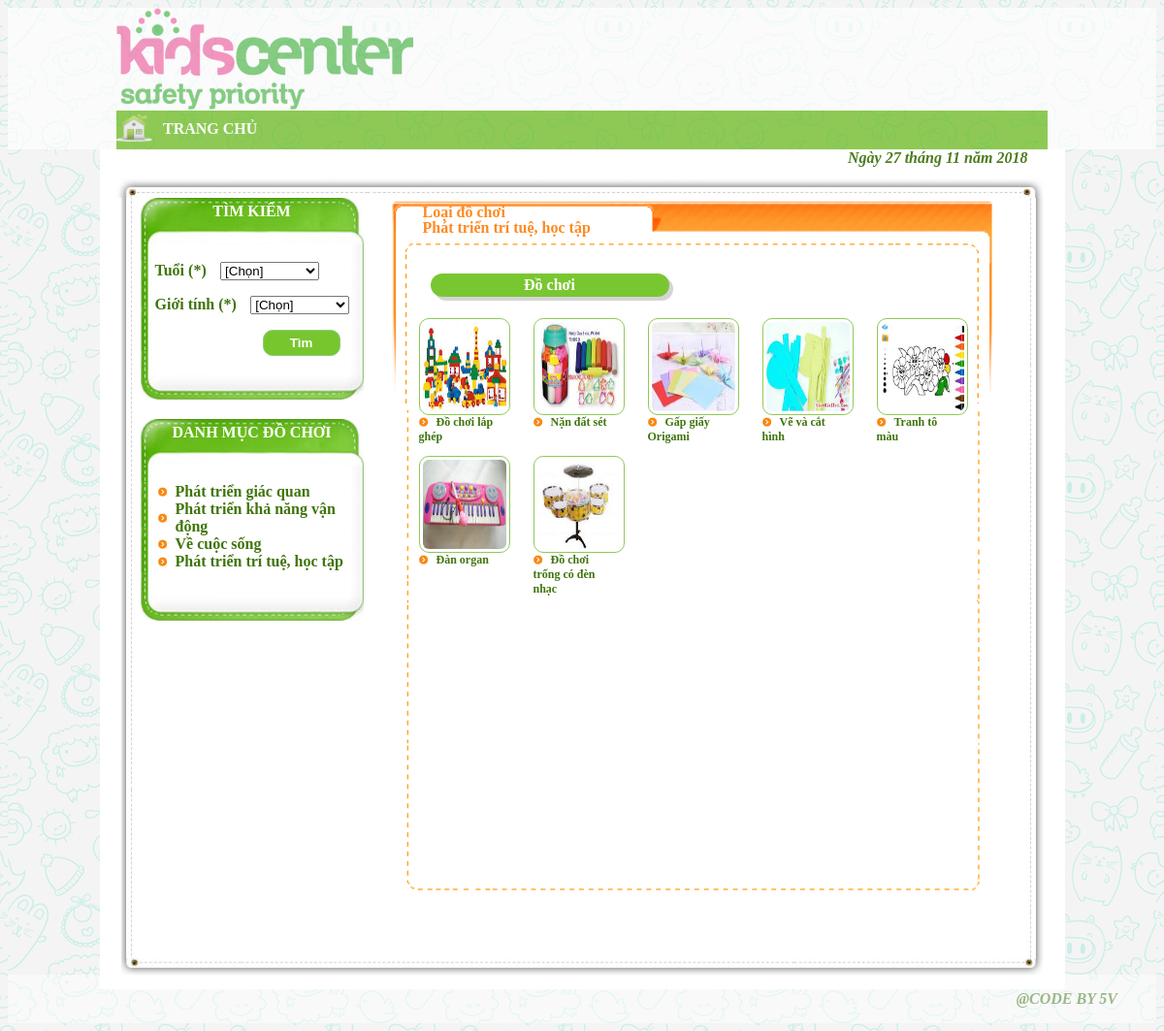
/dochoi2.php, run on the app's committed database.
### tables this page shows
CREATE TABLE IF NOT EXISTS `loaidochoi` (
  `MaLDC` char(50) NOT NULL,
  `TenLDC` varchar(50) NOT NULL,
  `DinhNghia` varchar(255) NOT NULL
);

CREATE TABLE IF NOT EXISTS `dochoi` (
  `MaDC` char(50) NOT NULL,
  `TenDC` varchar(50) NOT NULL,
  `HinhAnh` varchar(255) NOT NULL
);

### dochoi2.php (called while the page is built)
<?php
	require_once $_SERVER["DOCUMENT_ROOT"] .'/Theme/DoChoi/tempates/include/header.php';
?>
<?php
	require_once $_SERVER['DOCUMENT_ROOT'] .'/Theme/DoChoi/functions/dbconnect.php';
?>
<?php
	require_once $_SERVER['DOCUMENT_ROOT'] .'/Theme/DoChoi/tempates/include/timkiem.php';
?>
<?php
	require_once $_SERVER['DOCUMENT_ROOT'] .'/Theme/DoChoi/tempates/include/dochoi2.php';
?>
<?php
	require_once $_SERVER["DOCUMENT_ROOT"] .'/Theme/DoChoi/tempates/include/footer.php';
?>

### tempates/include/dochoi2.php (the view, shortened to what this page needs)
<div class="phai2">
	<div class="phai">
		<div class="tieude4">
			<div class="tren">
				<p>Loại đồ chơi</p>
			</div>
			<h4><?php echo $ten_ldc;?></h4>
		</div>
		<div class="noidung">
			<div class="noidung2">
				<h4>Đồ chơi </h4>
				<div class="dochoi dochoi2">
					<?php
							$query="SELECT *
							FROM phattrien INNER JOIN phanloai
							ON phattrien.MaKN=phanloai.MaKN
							WHERE phanloai.MaLDC='$maldc'";
							$kq= $mysqli->query($query);
							while($ar_dc = mysqli_fetch_assoc($kq)){
								$madc=$ar_dc['MaDC'];
								$query2="SELECT * FROM dochoi WHERE MaDC='$madc'";
								$kq2= $mysqli->query($query2);
								while($ar_dc2 = mysqli_fetch_assoc($kq2)){
									$ten_dc=$ar_dc2['TenDC'];
									$hinhanh=$ar_dc2['HinhAnh'];
					?>
						<div class="dc dc2">
								<a class="item1" href="chitiet2.php?madc=<?php echo $madc;?>&ten_dc=<?php echo $ten_dc?>"><img alt="" src="/Theme/DoChoi/file/images/<?php echo $hinhanh;?>"></a><br/>
							<a class="item2" href="chitiet2.php?madc=<?php echo $madc;?>&ten_dc=<?php echo $ten_dc?>"><?php echo $ten_dc;?></a>
						</div>
						<?php
								}
							}
						?>
				</div>
			</div>
	</div>
	</div>
</div>

### tempates/include/header.php (shortened to what this page needs)
<html>
	<head>
        <link rel="stylesheet" type="text/css" href="/Theme/DoChoi/tempates/css/style.css" />
	</head>
	<body>
			<div class="wrapper">
				 <div class="header">
					<div class="img">
						<img src="/Theme/DoChoi/file/images/logo.png"/>
					</div>
					<div class="menu">
						<img src="/Theme/DoChoi/file/images/eco_House_icon1.jpg"/>
						<ul>
								<li><a href="index.php">TRANG CHỦ</a></li>
						</ul>
					</div>
				</div>

### tempates/include/timkiem.php (shortened to what this page needs)
<div class="body">
		<div class="background-top">
			<?php
			$ngay=date("d");
			$thang=date("m");
			$nam=date("Y");
			?>
			<p style="color:#4b7c1f; font-style:italic; font-weight:bold;">Ngày <?php echo $ngay?> tháng <?php echo $thang?> năm <?php echo $nam?></p>
		</div>
	<div class="body2">
		<div class="trai2">
			<div class="trai">
				<div class="tieude">
					TÌM KIẾM
				</div>
				<form method="post">
					<p>
						<label>Tuổi (*)</label>
						<select class="" name="tuoi">
							<option value="">[Chọn] </option>
							</select>
					</p>
					<p>
						<label>Giới tính (*)</label>
							<select class="" name="gioi_tinh">
								<option value="">[Chọn] </option>
							</select>
					</p>
					<p>
						 <input class="submit-green" name="submit" type="submit" value="Tìm" />
					</p>
			</form>
			</div>
			<div class="trai">
				<div class="tieude">
					DANH MỤC ĐỒ CHƠI
				</div>
				<div class="danhmuc">
					<ul>
						<?php
							$select="SELECT * FROM loaidochoi";
							$result= $mysqli->query($select);
							while($ar_kn = mysqli_fetch_assoc($result)){
								$maldc=$ar_kn['MaLDC'];
								$ten_ldc=$ar_kn['TenLDC'];
						?>
						<li class=""><a href="dochoi2.php?maldc=<?php echo $maldc;?>&ten_ldc=<?php echo $ten_ldc?>"><?php echo $ten_ldc;?></a></li>
						<?php
						}
						?>
					</ul>
				</div>
			</div>
		</div>

### tempates/include/footer.php (shortened to what this page needs)
					</div>
					<div class="background-bottom">
					</div>
				</div>
				<div class="footer">
					<p style="color:#4b7c1f; font-style:italic; font-weight:bold;">@CODE BY 5V</p>
				</div>
		</div>
	</body>
</html>

### tempates/css/style.css (style rules this page uses)
a { text-decoration:none; font-weight:bold; }
body { background: url("/Theme/DoChoi/file/images/bg.png"); }
.header { background:white; opacity:0.7; height:146px; padding-right:112px; padding-left:112px; }
.header .img { width:300px; }
.menu { background: #63b814; height:40px; }
.menu img { width:38px; float:left; }
.menu li { float:left; list-style:none; border-right:1px solid #b6e0b4; border-left:1px solid #50b34a; padding:10px; }
.menu li:first-child { border-left:none; }
.menu li:last-child { border-right:none; }
.menu ul { width: 70%; display:inline; }
.menu a { color:white; text-align:justify; }
.wrapper { width:100%; background: url("/Theme/DoChoi/file/images/bg.png"); }
.wrapper .body { width:995px; margin:0px auto; background:white; }
.wrapper .body2 { width:965px; margin:0px auto; }
.wrapper .body .background-top { width:960px; margin:0px auto; background:url("/Theme/DoChoi/file/images/top_08.png") no-repeat bottom /967px ; height:50px; }
.wrapper .body .background-top p { display:inline; margin-left:754px; }
.wrapper .body .background-bottom { width:950px; margin:0px auto; background:url("/Theme/DoChoi/file/images/top_11.png") no-repeat bottom /964px; height:32px; }
.wrapper .trai { width: 230px; background: url("/Theme/DoChoi/file/images/bot_left.png") no-repeat scroll left bottom; background-size:230px; margin-left:20px; height:208px; margin-bottom:20px; }
.wrapper .trai form { margin-left:15px; }
.wrapper .trai select { margin-left:10px; padding-right:40px; text-align:center; }
.wrapper .trai input { float:right; padding:5px; border: 1px solid #88cb7c; background:#77c62e; width:80px; color:white; font-weight:bold; border-radius:10px; margin-right:24px; }
.wrapper .trai li { padding-left:18px; background:url("/Theme/DoChoi/file/images/bg_dangky_03.png") no-repeat left center; list-style:none; }
.wrapper .trai .danhmuc ul { margin-left:-22px; }
.wrapper .trai p { color:#3f750d; font-weight: bold; text-decoration: none; }
.wrapper .trai .danhmuc a { color:#3f750d; font-weight: bold; text-decoration: none; }
.wrapper .trai2 { float:left; background:url("/Theme/DoChoi/file/images/top_09.png") no-repeat left; margin-left: 7px; height:100%; }
.wrapper .tieude { background: url("/Theme/DoChoi/file/images/top_left.png") no-repeat; height:40px; background-size:230px; text-align:center; padding:5px; color:white; font-weight:bold; }
.phai2 { float:left; width:675px; margin-left: 26px; background:url("/Theme/DoChoi/file/images/top_10.png") no-repeat right; height:100%; }
.phai { width:632px; }
.noidung2 { margin-left:50px; margin-top: 20px; }
.noidung2 a { color:#3f750d; }
.noidung2 h4 { color:white; width:240px; text-align:center; border-radius:32.5px; background:#79c730; padding:3px; box-shadow: 4px 4px #d4d4d4; }
.noidung { background: url("/Theme/DoChoi/file/images/top_sanpham2.png") no-repeat bottom/601px ; width:645px; height:82%; margin-left:-7px; margin-top:-155px; }
.noidung2 .dc { background:none; float: left; font-size: 13px; margin-right: 30px; width: 82px; }
.noidung2 .item1 img { border: 1px solid #8fca57; border-radius: 10px; padding: 3px; height: 95px; width: 92px; }
.noidung2 .item2 { color:#3f750d; padding-left:18px; background:url("/Theme/DoChoi/file/images/bg_dangky_03.png") no-repeat left center; }
.noidung2 .dochoi2 { width:629px; margin-left:-12px; height:465px; }
.noidung2 .dochoi2 .dc2 { margin-bottom: 12px; margin-right: 31px; width: 87px; }
.noidung2 .dochoi2 .dc2 .item1 img { height: 92px; width: 86px; }
.noidung2 .dochoi2 .dc2 .item2 { font-size:12px; }
.dochoi { margin-left:4px; }
.tieude4 { background: url("/Theme/DoChoi/file/images/top_sanpham.png") no-repeat top /627px; height:212px; width:632px; }
.tieude4 h4 { color:#fe8a22; margin-left: 35px; margin-top:-2px; }
.tieude4 .tren { padding-top:6px; }
.tieude4 p { display:inline; color:#fe8a22; font-weight:bold; margin-left: 35px; }
.footer { margin-top: -15px; height:50px; background:white; opacity:0.5; }
.footer p { float:right; margin-right:40px; }

### data on the page
loaidochoi: TenLDC "Phát triển giác quan"
loaidochoi: TenLDC "Phát triển khả năng vận động"
loaidochoi: TenLDC "Về cuộc sống"
loaidochoi: TenLDC "Phát triển trí tuệ, học tập"
dochoi: HinhAnh (picture), TenDC "Đồ chơi lắp ghép"
dochoi: HinhAnh (picture), TenDC "Nặn đất sét"
dochoi: HinhAnh (picture), TenDC "Gấp giấy Origami"
dochoi: HinhAnh (picture), TenDC "Vẽ và cắt hình"
dochoi: HinhAnh (picture), TenDC "Tranh tô màu"
dochoi: HinhAnh (picture), TenDC "Đàn organ"
dochoi: HinhAnh (picture), TenDC "Đồ chơi trống có đèn nhạc"
